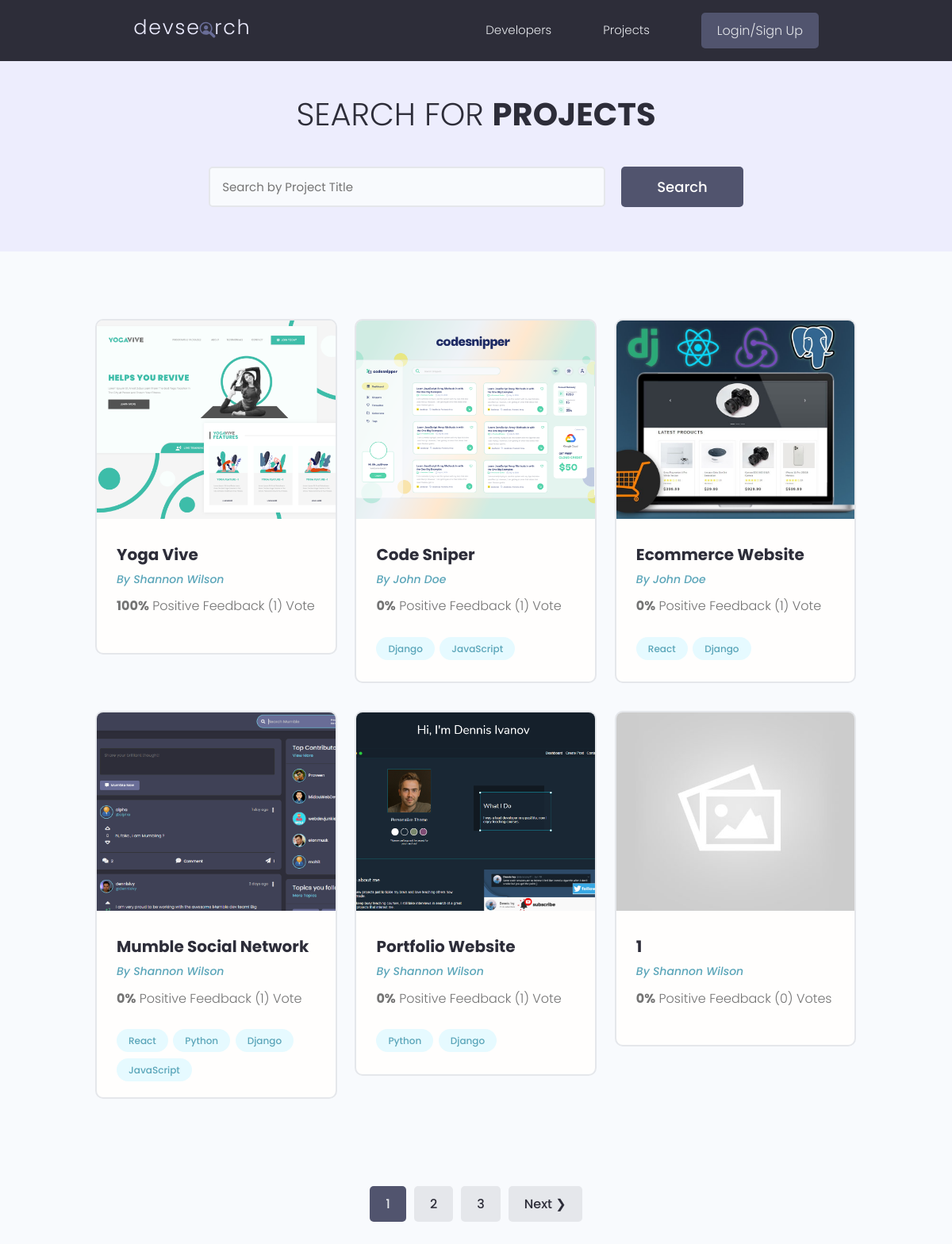
/projects/, run on the app's committed database.
### projects/models.py (models this page shows, shortened)
class Project(models.Model):
    owner = models.ForeignKey(Profile, null=True, blank=True, on_delete=models.SET_NULL)
    title = models.CharField(max_length=200)
    description = models.TextField(null=True, blank=True)
    featured_image = models.ImageField(
        null=True, blank=True, default="default.jpg")
    demo_link = models.CharField(max_length=2000, null=True, blank=True)
    source_link = models.CharField(max_length=2000, null=True, blank=True)
    tags = models.ManyToManyField('Tag', blank=True)
    vote_total = models.IntegerField(default=0, null=True, blank=True)
    vote_ratio = models.IntegerField(default=0, null=True, blank=True)
    created = models.DateTimeField(auto_now_add=True)
    id = models.UUIDField(default=uuid.uuid4, unique=True, primary_key=True, editable=False)
    class Meta:
        ordering = ['-vote_ratio', '-vote_total', 'title']

class Tag(models.Model):
    name = models.CharField(max_length=200)
    created = models.DateTimeField(auto_now_add=True)
    id = models.UUIDField(default=uuid.uuid4, unique=True, primary_key=True, editable=False)
    def __str__(self):
        return self.name

### users/models.py (models this page shows, shortened)
class Profile(models.Model):
    user = models.OneToOneField(User, on_delete=models.CASCADE, null=True, blank=True)
    name = models.CharField(max_length=200, blank=True, null=True)
    username = models.CharField(max_length=200, blank=True, null=True)
    location = models.CharField(max_length=200, blank=True, null=True)
    email = models.EmailField(max_length=500, blank=True, null=True)
    short_intro = models.CharField(max_length=200, blank=True, null=True)
    bio = models.TextField(blank=True, null=True)
    profile_image = models.ImageField(null=True, blank=True, upload_to='profiles/', default="profiles/user-default.png")
    social_github = models.CharField(max_length=200, blank=True, null=True)
    social_twitter = models.CharField(max_length=200, blank=True, null=True)
    social_linkedin = models.CharField(max_length=200, blank=True, null=True)
    social_youtube = models.CharField(max_length=200, blank=True, null=True)
    social_website = models.CharField(max_length=200, blank=True, null=True)
    created = models.DateTimeField(auto_now_add=True)
    id = models.UUIDField(default=uuid.uuid4, unique=True, primary_key=True, editable=False)

### projects/views.py (the view)
# urls.py: path('projects/', views.getProjects),
def projects(request):
    projects, search_query = searchProjects(request)
    custom_range, projects = paginateProjects(request, projects, 6)
    context = {'projects':projects, 'search_query':search_query, 'paginator':paginator, 'custom_range':custom_range}
    return render(request, 'projects/projects.html', context)

### projects/utils.py (called while the page is built)
def paginateProjects(request, projects, results):
    page = request.GET.get('page')
    paginator = Paginator(projects, results)
    try:
        projects = paginator.page(page)
    except PageNotAnInteger:
        page = 1
        projects = paginator.page(page)
    except EmptyPage:
        page = paginator.num_pages
        projects = paginator.page(page)
    leftIndex = (int(page) - 4)
    if leftIndex < 1:
        leftIndex = 1
    rightIndex = (int(page) + 5)
    if rightIndex > paginator.num_pages:
        rightIndex = paginator.num_pages + 1
    custom_range = range(leftIndex, rightIndex)
    return custom_range, projects

def searchProjects(request):
    search_query = ''
    if request.GET.get('search_query'):
        search_query = request.GET.get('search_query')
    tags = Tag.objects.filter(name__icontains=search_query)
    projects = Project.objects.distinct().filter(
        Q(title__icontains=search_query) |
        Q(description__icontains=search_query) |
        Q(owner__name__icontains=search_query) |
        Q(tags__in=tags)
    )
    return projects, search_query

### projects/templates/projects/projects.html (shortened to what this page needs)
{%extends 'main.html' %}
{% block content%}
<main class="projects">
    <section class="hero-section text-center">
      <div class="container container--narrow">
        <div class="hero-section__box">
          <h2>Search for <span>Projects</span></h2>
        </div>
        <div class="hero-section__search">
          <form id='searchForm' class="form" action="{% url 'projects' %}" method="get">
            <div class="form__field">
              <input class="input input--text" id="formInput#search" type="text" name="search_query"
                placeholder="Search by Project Title" value="{{search_query}}"/>
            </div>
            <input class="btn btn--sub btn--lg" type="submit" value="Search" />
          </form>
        </div>
      </div>
    </section>
    <section class="projectsList">
      <div class="container">
        <div class="grid grid--three">
         {% for project in projects %}
          <div class="column">
            <div class="card project">
              <a href="{% url 'project' project.id %}" class="project">
                <img class="project__thumbnail" src="{{project.featured_image.url}}" alt="project thumbnail" />
                <div class="card__body">
                  <h3 class="project__title">{{project.title}}</h3>
                  <p><a class="project__author" href="{% url 'user-profile' project.owner.id %}">By {{project.owner.name}}</a></p>
                  <p class="project--rating">
                    <span style="font-weight: bold;">{{project.vote_ratio}}%</span> Positive
                    Feedback ({{project.vote_total}}) Vote{{project.vote_total|pluralize:"s"}}
                  </p>
                  <div class="project__tags">
                      {% for tag in project.tags.all %}
                    <span class="tag tag--pill tag--main">
                      <small>{{tag}}</small>
                    </span>
                    {% endfor %}
                  </div>
                </div>
              </a>
            </div>
          </div>
          {% endfor %}
        </div>
      </div>
    </section>
    {% include  'pagination.html'  with queryset=projects custom_range=custom_range %}
  </main>
{% endblock content%}

### templates/main.html (shortened to what this page needs)
<!DOCTYPE html>
{% load static %}
<html>
<head>
  <link rel="stylesheet" href="https://cdn.iconmonstr.com/1.3.0/css/iconmonstr-iconic-font.min.css" />
  <link rel="stylesheet" href="{% static 'uikit/styles/uikit.css' %}" />
  <link rel="stylesheet" href="{% static 'styles/app.css' %}" />
</head>
<body>
    {% include 'navbar.html' %}
    {% block content%}
    {% endblock content%}
</body>
</html>

### templates/navbar.html (shortened to what this page needs)
{% load static %}
<header class="header">
    <div class="container container--narrow">
      <a href="{% url 'profiles' %}" class="header__logo">
        <img src="{% static 'images/logo.svg' %}" alt="DevSearch Logo" />
      </a>
      <nav class="header__nav">
        <ul class="header__menu">
          <li class="header__menuItem"><a href="{% url 'profiles' %}">Developers</a></li>
          <li class="header__menuItem"><a href="{% url 'projects' %}">Projects</a></li>
          {% if request.user.is_authenticated %}
          <li class="header__menuItem"><a href="{% url 'inbox' %}">Inbox</a></li>
          <li class="header__menuItem"><a href="{% url 'account' %}">Account</a></li>
          <li class="header__menuItem"><a href="{% url 'logout' %}" class="btn btn--sub">Logout</a></li>
          {% else %}
          <li class="header__menuItem"><a href="{% url 'login' %}" class="btn btn--sub">Login/Sign Up</a></li>
          {% endif %}
        </ul>
      </nav>
    </div>
  </header>

### templates/pagination.html (shortened to what this page needs)
{% if queryset.has_other_pages %}
    <div class = "pagination">
      <ul class="container">
        {% for page in custom_range %}
        {% if page == queryset.number %}
        <li><a href="?page={{page}}" class="btn page-link btn--sub" data-page="{{page}}">{{page}}</a></li>
        {% else %}
        <li><a href="?page={{page}}" class="btn page-link" data-page="{{page}}">{{page}}</a></li>
        {% endif %}
        {% endfor %}
        {% if queryset.has_next %}
        <li><a href="?page={{queryset.next_page_number}}" class="btn page-link" data-page="{{queryset.next_page_number}}">Next &#10095;</a></li>
        {% endif %}
      </ul>
    </div>
    {% endif %}

### static/styles/app.css (style rules this page uses)
:root { --color-sub: #2d2d39; }
.btn--sub { background-color: var(--color-sub-light); }
.card { border: 2px solid var(--color-light); }
img { width: 100%; }
.header { position: sticky; z-index: 111; background-color: var(--color-sub); padding: 1.5rem 0; }
.header > .container { display: flex; justify-content: space-between; align-items: center; }
.header__logo > img { height: 3.8rem; }
.header__nav > ul { display: inline-flex; align-items: center; list-style: none; gap: 6.5rem; }
.header__menuItem > a { color: var(--color-light); font-weight: 300; }
.hero-section { height: 40vh; display: flex; align-items: center; background-color: var(--color-sub); }
.hero-section__box { margin-bottom: 4rem; }
.hero-section__box > h2, .hero-section__box > h2 > span { font-size: 4rem; color: var(--color-light); line-height: 1.3; text-transform: uppercase; }
.hero-section__box > h2 { font-weight: 300; }
.hero-section__box > h2 > span { font-weight: 700; }
.hero-section__search > .form { display: flex; align-items: center; justify-content: center; gap: 2rem; }
.hero-section__search > .form input.input--text { width: 50rem; }
.pagination { margin-top: 8rem; margin-bottom: 10rem; }
.pagination > ul { flex-wrap: wrap; list-style: none; display: flex; align-items: center; justify-content: center; gap: 1rem; }
.pagination .btn { color: var(--color-sub); }
.pagination .btn.btn--sub { color: var(--color-light); }
.project__author { font-size: 1.4rem; font-style: italic; }
.project--rating { margin-bottom: 1.6em; margin-top: .5em; }
.projects > .hero-section { background: var(--color-sub-lighter); height: 30vh; }
.projects .hero-section__box { margin-bottom: 2.5rem; }
.projects .hero-section__box > h2 { color: var(--color-sub); }
.projects .hero-section__box > h2 > span { font-weight: 700; color: var(--color-sub); }
.projectsList { margin-top: 8rem; }
.project__thumbnail { height: 25rem; object-fit: cover; object-position: top center; }
.project__title { font-size: 2rem; font-weight: 700; color: var(--color-sub); }

### static/uikit/styles/modules/_variables.css (style rules this page uses)
:root { --color-main: #5aa5b9; --color-main-light: #e6faff; --color-sub: #3f4156; --color-sub-light: #51546e; --color-sub-lighter: #ededfd; --color-text: #737373; --color-gray: #8b8b8b; --color-light: #e5e7eb; --color-light-gray: #767676; --color-bg: #f8fafd; --color-white: #fffefd; --color-white-light: #f3f3f3; --color-success: #359e64; --color-success-bg: #def8e8; --color-error: #fc4b0b; --color-error-bg: #fff2ee; --font-base: 'Poppins', arial, helvetica, 'Segoe UI', roboto, ubuntu, sans-serif; --font-monospace: 'Fira Code', 'Courier New', courier, monospace; --font-regular: 300; --font-medium: 500; --font-bold: 700; --generic-shadow: 1px 1px 5px #00000010; --generic-transition: all 0.3s ease-in-out; }

### static/uikit/styles/modules/_base.css (style rules this page uses)
* { margin: 0; padding: 0; box-sizing: border-box; text-rendering: optimizeLegibility; color: inherit; font-size: inherit; }
html { font-size: 50%; }
@media only screen and (min-width: 480px) { html { font-size: 56.25%; } }
@media only screen and (min-width: 1200px) { html { font-size: 62.5%; } }
body { line-height: 1.6; font-weight: 400; font-size: 1.5rem; color: var(--color-text); background-color: var(--color-bg); min-height: 100vh; }

### static/uikit/styles/modules/_typography.css (style rules this page uses)
* { font-family: var(--font-base); }
h2 { font-size: 3.6rem; font-weight: var(--font-bold); }
h3 { font-size: 3.2rem; font-weight: var(--font-medium); }
p, span, strong { font-size: 1.6rem; color: var(--color-text); font-weight: var(--font-regular); }
a { padding-bottom: 2px; text-decoration: none; display: inline-block; color: var(--color-main); font-weight: var(--font-medium); }

### static/uikit/styles/modules/_utilities.css (style rules this page uses)
.container { width: 92%; max-width: 165rem; margin: 0 auto; box-sizing: border-box; }
.container--narrow { width: 92%; max-width: 120rem; }
@media screen and (min-width: 1000px) { .container { width: 90%; } }
@media screen and (min-width: 1000px) { .container--narrow { width: 85%; } }
@media screen and (min-width: 1200px) { .container { width: 80%; } }
@media screen and (min-width: 1200px) { .container--narrow { width: 72%; } }
.text-center { text-align: center; }

### static/uikit/styles/modules/_card.css (style rules this page uses)
.card { border-radius: 1rem; background-color: var(--color-white); border: 1.5px solid var(--color-light); width: auto; height: auto; margin-top: 0.5rem; margin-bottom: 0.5rem; overflow: hidden; }
.card__body, .card__header { padding: 2rem 2.5rem; }

### data on the page
Project: featured_image (picture), title "Yoga Vive", owner.name "Shannon Wilson", vote_ratio "100", vote_total "1"
Project: featured_image (picture), title "Code Sniper", owner.name "John Doe", vote_ratio "0", vote_total "1"
Tag: name "Django"
Tag: name "JavaScript"
Project: featured_image (picture), title "Ecommerce Website", owner.name "John Doe", vote_ratio "0", vote_total "1"
Tag: name "React"
Project: featured_image (picture), title "Mumble Social Network", owner.name "Shannon Wilson", vote_ratio "0", vote_total "1"
Tag: name "Python"
Project: featured_image (picture), title "Portfolio Website", owner.name "Shannon Wilson", vote_ratio "0", vote_total "1"
Project: featured_image (placeholder picture), title "1", owner.name "Shannon Wilson", vote_ratio "0", vote_total "0"

### other printed values
{{ page }} "1"
{{ page }} "2" "3"
